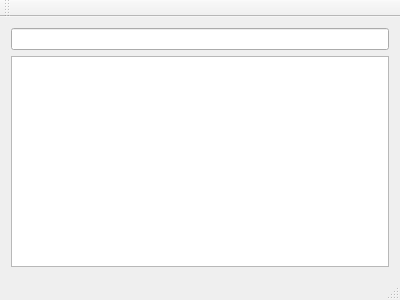
<?xml version="1.0" encoding="UTF-8"?>
<ui version="4.0">
 <class>MainWindow</class>
 <widget class="QMainWindow" name="MainWindow">
  <property name="geometry">
   <rect>
    <x>0</x>
    <y>0</y>
    <width>400</width>
    <height>300</height>
   </rect>
  </property>
  <property name="windowTitle">
   <string>MainWindow</string>
  </property>
  <widget class="QWidget" name="centralWidget">
   <layout class="QVBoxLayout" name="verticalLayout">
    <item>
     <widget class="QLineEdit" name="lineEdit"/>
    </item>
    <item>
     <widget class="QListView" name="listView"/>
    </item>
   </layout>
  </widget>
  <widget class="QMenuBar" name="menuBar">
   <property name="geometry">
    <rect>
     <x>0</x>
     <y>0</y>
     <width>400</width>
     <height>25</height>
    </rect>
   </property>
  </widget>
  <widget class="QToolBar" name="mainToolBar">
   <attribute name="toolBarArea">
    <enum>TopToolBarArea</enum>
   </attribute>
   <attribute name="toolBarBreak">
    <bool>false</bool>
   </attribute>
  </widget>
  <widget class="QStatusBar" name="statusBar"/>
 </widget>
 <layoutdefault spacing="6" margin="11"/>
 <resources/>
 <connections/>
</ui>
